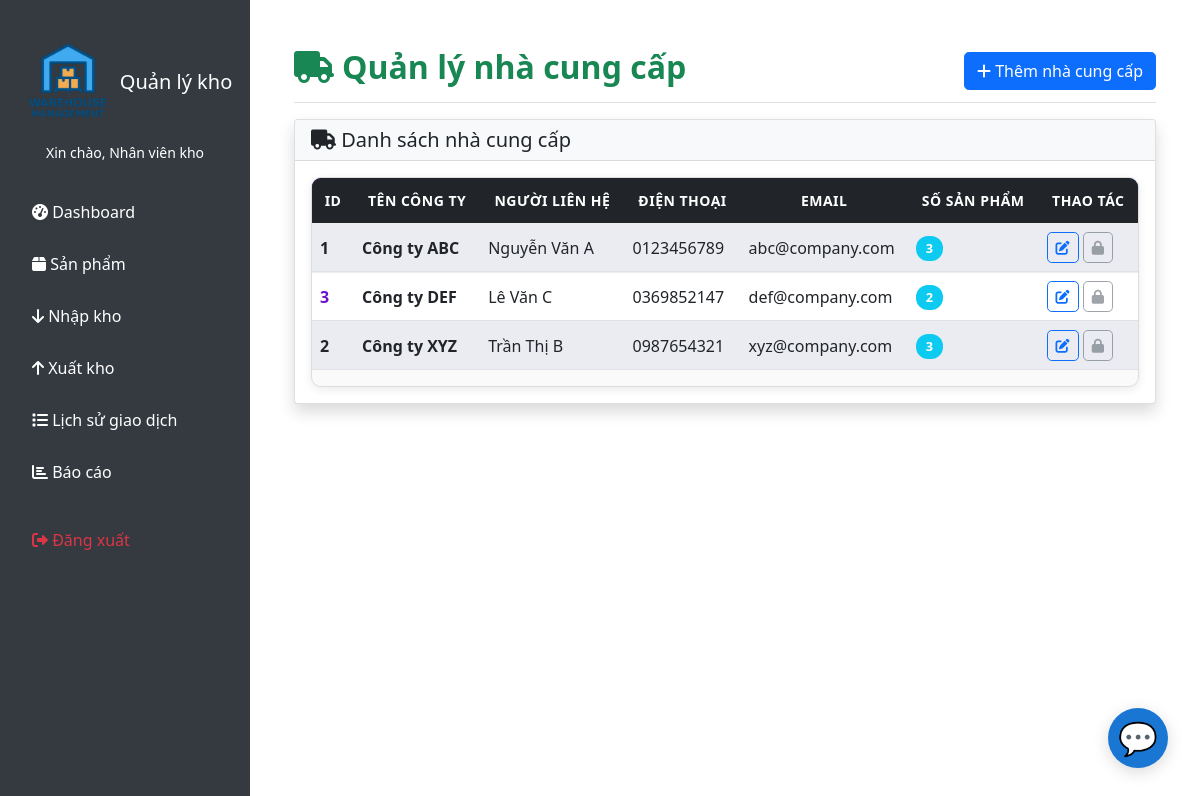
The page /pages/suppliers.php (signed in) on the database its author committed.
### tables this page shows
CREATE TABLE `suppliers` (
  `id` int(11) NOT NULL,
  `name` varchar(100) NOT NULL,
  `contact_person` varchar(100) DEFAULT NULL,
  `phone` varchar(20) DEFAULT NULL,
  `email` varchar(100) DEFAULT NULL,
  `address` text DEFAULT NULL,
  `created_at` timestamp NOT NULL DEFAULT current_timestamp()
);

### pages/suppliers.php (the view, shortened to what this page needs)
<?php
    include '../includes/header.php';
    $database = new Database();
    $db = $database->getConnection();
    $query = "SELECT s.*, COUNT(p.id) as product_count
            FROM suppliers s
            LEFT JOIN products p ON s.id = p.supplier_id
            GROUP BY s.id
            ORDER BY s.name";
    $stmt = $db->prepare($query);
    $stmt->execute();
    $suppliers = $stmt->fetchAll(PDO::FETCH_ASSOC);
?>
<div class="d-flex justify-content-between flex-wrap flex-md-nowrap align-items-center pt-3 pb-2 mb-3 border-bottom">
    <h1 class="h2 fw-bold text-success"><i class="fas fa-truck me-2"></i>Quản lý nhà cung cấp</h1>
    <button type="button" class="btn btn-primary rounded-3" data-bs-toggle="modal" data-bs-target="#supplierModal">
        <i class="fas fa-plus"></i> Thêm nhà cung cấp
    </button>
</div>
<div class="card rounded-4 shadow mb-4">
    <div class="card-header bg-light rounded-top-4">
        <h5 class="mb-0"><i class="fas fa-truck"></i> Danh sách nhà cung cấp</h5>
    </div>
    <div class="card-body">
        <div class="table-responsive">
            <table class="table table-striped align-middle">
                <thead class="table-dark">
                    <tr>
                        <th>ID</th>
                        <th>Tên công ty</th>
                        <th>Người liên hệ</th>
                        <th>Điện thoại</th>
                        <th>Email</th>
                        <th>Số sản phẩm</th>
                        <th>Thao tác</th>
                    </tr>
                </thead>
                <tbody>
                    <?php if (empty($suppliers)): ?>
                        <tr>
                            <td colspan="7" class="text-center text-muted">Chưa có nhà cung cấp nào</td>
                        </tr>
                    <?php else: ?>
                        <?php foreach ($suppliers as $supplier): ?>
                        <tr>
                            <td><?php echo $supplier['id']; ?></td>
                            <td><strong><?php echo htmlspecialchars($supplier['name']); ?></strong></td>
                            <td><?php echo htmlspecialchars($supplier['contact_person'] ?? ''); ?></td>
                            <td><?php echo htmlspecialchars($supplier['phone'] ?? ''); ?></td>
                            <td><?php echo htmlspecialchars($supplier['email'] ?? ''); ?></td>
                            <td>
                                <span class="badge bg-info"><?php echo number_format($supplier['product_count']); ?></span>
                            </td>
                            <td>
                                <button type="button" class="btn btn-sm btn-outline-primary rounded-3" onclick="editSupplier(<?php echo htmlspecialchars(json_encode($supplier)); ?>)">
                                    <i class="fas fa-edit"></i>
                                </button>
                                <?php if ($supplier['product_count'] == 0): ?>
                                    <button type="button" class="btn btn-sm btn-outline-danger rounded-3" onclick="deleteSupplier(<?php echo $supplier['id']; ?>)">
                                        <i class="fas fa-trash"></i>
                                    </button>
                                <?php else: ?>
                                    <button type="button" class="btn btn-sm btn-outline-secondary rounded-3" disabled title="Không thể xóa vì có sản phẩm">
                                        <i class="fas fa-lock"></i>
                                    </button>
                                <?php endif; ?>
                            </td>
                        </tr>
                        <?php endforeach; ?>
                    <?php endif; ?>
                </tbody>
            </table>
        </div>
    </div>
</div>
<?php include 'chat_bot.php'; ?>
<?php include '../includes/footer.php'; ?>

### css/main.css (style rules this page uses)
.table-responsive { border: 1px solid #ddd; border-radius: 10px; overflow: hidden; box-shadow: 0 3px 10px rgba(0,0,0,0.08); background: #fafafa; }
.table { margin-bottom: 0; background-color: #fff; border-collapse: separate; border-spacing: 0; }
.table thead { background: linear-gradient(90deg, #6a11cb, #2575fc); color: #fff; font-size: 14px; text-transform: uppercase; }
.table thead th { border: none; padding: 12px; text-align: center; letter-spacing: 0.5px; }
.table tbody tr { transition: background 0.25s, transform 0.15s; }
.table tbody tr:nth-child(odd) { background-color: #f8f9ff; }
.table tbody tr:nth-child(even) { background-color: #ffffff; }
.table td { vertical-align: middle; padding: 10px; border-top: 1px solid #eee; }
.table td:first-child { font-weight: 600; color: #6a11cb; }
.table .badge { font-size: 0.8rem; padding: 6px 10px; border-radius: 12px; }

### rows shown on the page
suppliers: id "1", name "Công ty ABC", contact_person "Nguyễn Văn A", phone "0123456789", email "abc@company.com", product_count "3"
suppliers: id "3", name "Công ty DEF", contact_person "Lê Văn C", phone "0369852147", email "def@company.com", product_count "2"
suppliers: id "2", name "Công ty XYZ", contact_person "Trần Thị B", phone "0987654321", email "xyz@company.com", product_count "3"

### other values the page prints
$currentUser['full_name'] "Nhân viên kho"
